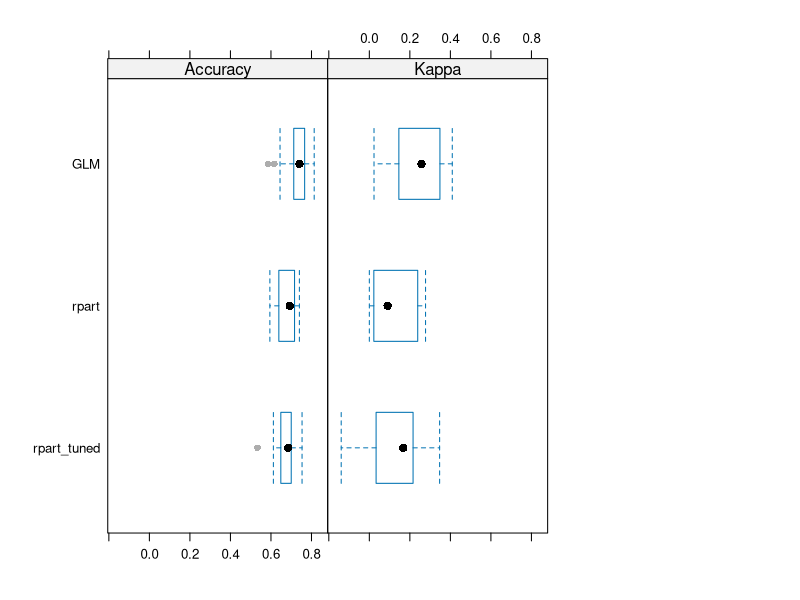

R code for this plot: (Note: this script raises an error after producing the figure.)
## ---- chunk 1
knitr::opts_chunk$set(echo = TRUE)
## ---- chunk 2

library(caret)
library(ROCR)
data(GermanCredit)
d = GermanCredit
str(d)
## ---- chunk 3
feature_names = colnames(d)[!colnames(d)=='Class']
d[1,1] = NA
d[2,2] = NA
p = preProcess(d[, feature_names], method = c("medianImpute", "pca", 'zv'), pcaComp=4)

x = predict(p,d[, feature_names] )
y = d$Class
head(d[, feature_names])
predict(p,d[1:6, feature_names] )
## ---- chunk 4
set.seed(2012)
train_index = createDataPartition(d$Class, p =.2, list = FALSE)
head(train_index)
x_train = x[train_index,] 
x_test = x[-train_index,]
y_train = y[train_index]
y_test = y[-train_index]
## ---- chunk 5
ctr <- trainControl(p=.8, classProbs = TRUE)

## ---- chunk 6
fit_glm = train(x=x_train, y=y_train,
            trControl = ctr,
            method = 'glm')
fit_rpart= train(x=x_train, y=y_train,
            trControl = ctr,
            method = 'rpart')
fit_rpart_tuned = train(x=x_train, y=y_train,
            trControl = ctr,
            method = 'rpart', tuneLength = 10)
predict(fit_rpart, x[1:10,], type = 'prob')

## ---- chunk 7

resamps <- resamples(list(GLM=fit_glm, rpart=fit_rpart, rpart_tuned = fit_rpart_tuned))
theme1 <- trellis.par.get()
theme1$plot.symbol$col = rgb(.2, .2, .2, .4)
theme1$plot.symbol$pch = 16
theme1$plot.line$col = rgb(1, 0, 0, .7)
theme1$plot.line$lwd <- 2
trellis.par.set(theme1)
bwplot(resamps, layout = c(3, 1))
## ---- chunk 8
d = GermanCredit
x = d[, feature_names] 
y = d$Class

ctr <- trainControl(method='cv',number = 3, classProbs = T, summaryFunction = twoClassSummary)
fit_rpart_pca<-train(x, y, 
           method = 'rpart',
           trControl = ctr, 
           tuneLength = 10, 
           metric = 'ROC',
           preProcess =  c( "medianImpute", "pca", 'zv'))

fit_rpart <-train(x, y, 
           method = 'rpart',
           trControl = ctr, 
           tuneLength = 10, 
           metric = 'ROC',
           preProcess =  c( "medianImpute", 'zv'))

fit_glm_pca<-train(x, y, 
           method = 'rpart',
           trControl = ctr, 
           metric = 'ROC',
           preProcess =  c( "medianImpute", "pca", 'zv'))  

fit_glm_scaled <-train(x, y, 
           method = 'rpart',
           trControl = ctr, 
           metric = 'ROC',
           preProcess =  c( "medianImpute",'zv', "scale", 'center'))     


fit_glm<-train(x, y, 
           method = 'rpart',
           trControl = ctr, 
           metric = 'ROC',
           preProcess =  c( "medianImpute", 'zv'))     

fit_gbm<-train(x, y, 
           method = 'gbm',
           trControl = ctr, 
           tuneLength = 3, 
           metric = 'ROC',
           preProcess =  c('zv', 'nzv'))


## ---- chunk 9


## ---- chunk 10
resamps <- resamples(list(
                          rpart=fit_rpart, 
                          rpart_pca = fit_rpart_pca,
                          glm_pca = fit_glm_pca,
                          glm_scaled = fit_glm_scaled,
                          glm = fit_glm,
                          gbm = fit_gbm
                          ))
theme1 <- trellis.par.get()
theme1$plot.symbol$col = rgb(.2, .2, .2, .4)
theme1$plot.symbol$pch = 16
theme1$plot.line$col = rgb(1, 0, 0, .7)
theme1$plot.line$lwd <- 2
trellis.par.set(theme1)
bwplot(resamps, layout = c(3, 1))
## ---- chunk 11

imp <- varImp(fit_glm, scale = FALSE)
plot(imp, top = 20)

imp <- varImp(fit_glm_scaled, scale = FALSE)
plot(imp, top = 20)

imp <- varImp(fit_rpart, scale = FALSE)
plot(imp, top = 20)

## ---- chunk 12

lift_results = data.frame(Class = y, 
                          rpart= predict(fit_rpart, x, type="prob")[,1],
                          rpart_pca =predict( fit_rpart_pca, x, type="prob")[,1],
                          glm_pca = predict(fit_glm_pca, x, type="prob")[,1],
                          glm_scaled = predict(fit_glm_scaled, x, type="prob")[,1],
                          glm = predict(fit_glm, x,type="prob")[,1],
                          gbm = predict(fit_gbm, x,type="prob")[,1]
                          
                          )
head(lift_results)

trellis.par.set(caretTheme())
lift_obj <- lift(Class ~rpart + rpart_pca +glm_pca  + glm_scaled + glm +gbm , data= lift_results)
plot(lift_obj, values = 60, auto.key = list(columns = 3,
                                            lines = TRUE,
                                            points = FALSE))
## ---- chunk 13
resamps <- resamples(list(GLM=fit_glm, rpart=fit_rpart, rpart_tuned = fit_rpart_tuned, gbm =fit_gbm))
theme1 <- trellis.par.get()
theme1$plot.symbol$col = rgb(.2, .2, .2, .4)
theme1$plot.symbol$pch = 16
theme1$plot.line$col = rgb(1, 0, 0, .7)
theme1$plot.line$lwd <- 2
trellis.par.set(theme1)
bwplot(resamps, layout = c(3, 1))
